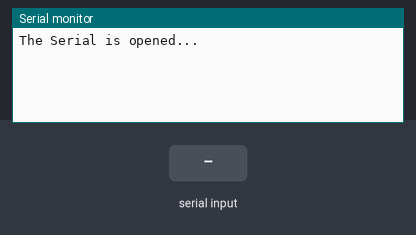
Simulated run of this sketch. Board: Arduino Uno, built with avr-gcc and run on an emulated ATmega328P. Shown: the last lines printed to the serial monitor. Inputs (shaded band) come from the test bench.

Above: at 1.2 s.
1.3 s: "1" received over the second serial link
At 1.9 s:
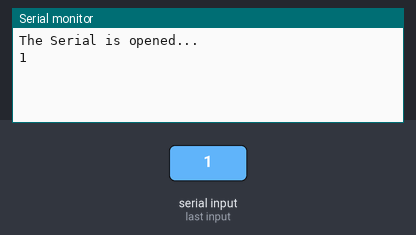
2.8 s: "0" received over the second serial link
At 4.2 s:
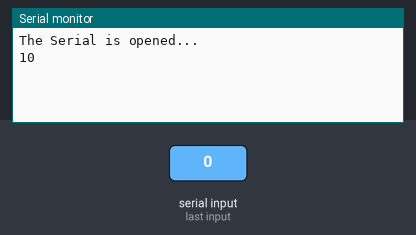

The sketch:

Esp-01s_TEST_20200507.ino
```cpp
#include<SoftwareSerial.h>
SoftwareSerial wifiSerial(3, 2);//RxD,TxD

void setup() {
  Serial.begin(9600);
  while (!Serial) {;}
  Serial.println("The Serial is opened...");
  wifiSerial.begin(9600);//wifiSerial.begin(115200);
  while (!wifiSerial) {;}
  wifiSerial.println("The wifiSerial is opened...");
}

void loop() {
  if(wifiSerial.available())
    Serial.write(wifiSerial.read());
  if(Serial.available())
    wifiSerial.write(Serial.read());
}
```

Measured:
- after the input at 1.3 s, the serial monitor: prints a new line at once (image 1)
- after the input at 2.8 s, the serial monitor: prints a new line at once (image 2)
